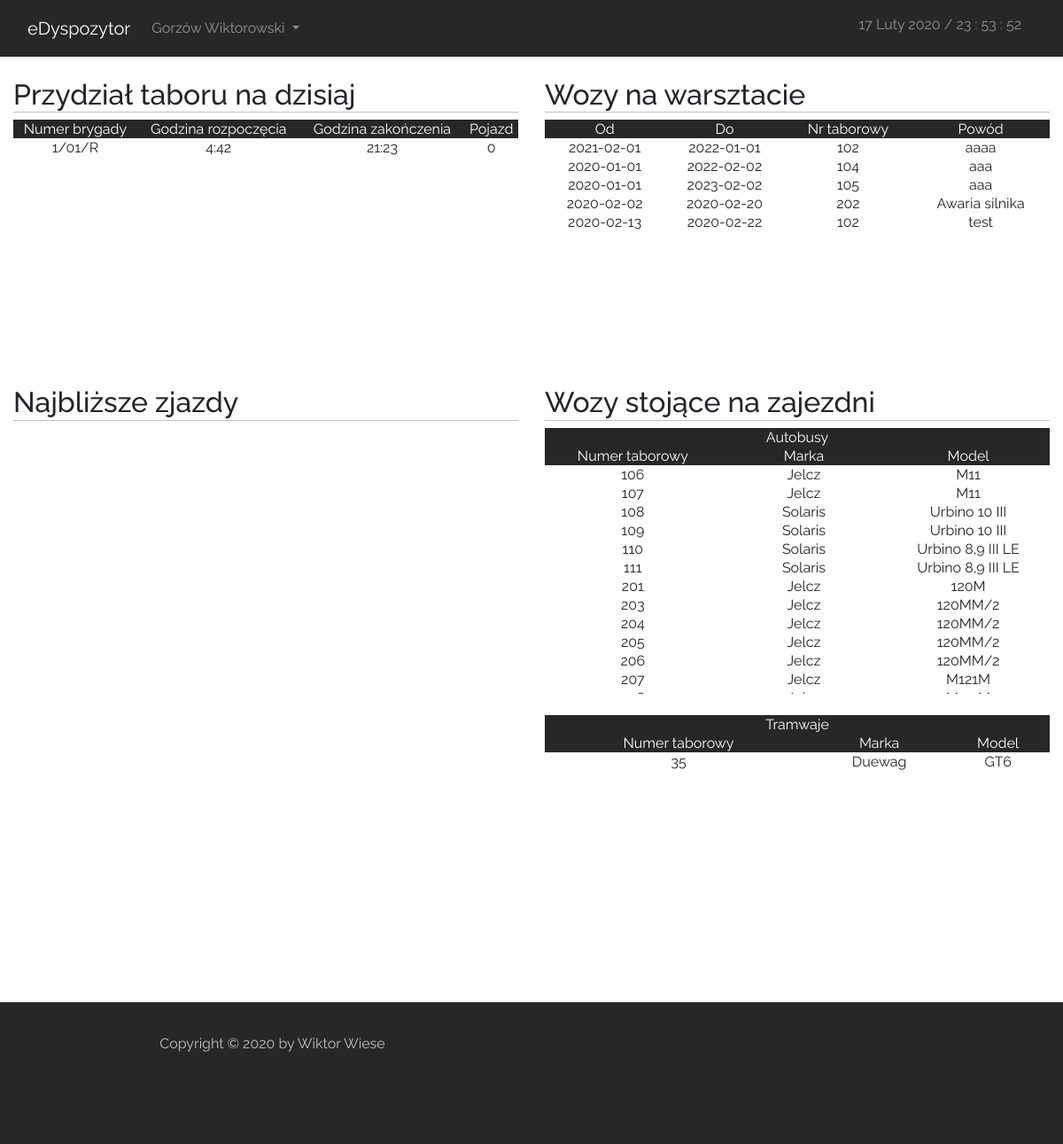
/index_user.php (signed in), run on the app's committed database.
### tables this page shows
CREATE TABLE `timetables_gw` (
  `id` int(11) NOT NULL,
  `nr_zadania` mediumtext NOT NULL,
  `godz_roz` mediumtext NOT NULL,
  `godz_kon` mediumtext NOT NULL,
  `id_przydzial` int(11) NOT NULL,
  `uwagi` mediumtext NOT NULL
);

CREATE TABLE `workshop_gw` (
  `id` int(11) NOT NULL,
  `id_pojazdu` int(11) NOT NULL,
  `pocz_post` date NOT NULL,
  `koniec_post` date NOT NULL,
  `powod` mediumtext NOT NULL
);

CREATE TABLE `vehicles` (
  `id` int(11) NOT NULL,
  `type` enum('tram','bus') DEFAULT 'bus',
  `marka` mediumtext NOT NULL,
  `model` mediumtext NOT NULL,
  `rocznik` year(4) NOT NULL,
  `rok_wprowadzenia` year(4) NOT NULL,
  `uklad_drzwi` mediumtext NOT NULL,
  `klimatyzacja` mediumtext NOT NULL,
  `biletomat` mediumtext NOT NULL,
  `numer_tab` int(11) NOT NULL,
  `id_brygady` int(11) DEFAULT NULL,
  `uwagi` mediumtext NOT NULL,
  `in_workshop` tinyint(1) NOT NULL DEFAULT '0'
);

### index_user.php (called while the page is built)
<?php
    include("./layout/header.php");
    $toInclude = isset($_GET['page']) ? $_GET['page']:"main";
    include("./pages/user/$toInclude.php");
    include("./layout/footer.php");
?>

### scripts/php/main_page/list_of_garage.php (the view)
<?php
    require_once("scripts/php/db_connect.php");
    $connect = new mysqli($host, $db_user, $db_password, $db_name);
    if($_SESSION['access'] == 2)
                {
                    if ($result = @$connect->query("SELECT * from `vehicles` where type='bus' and in_workshop='0' order by `numer_tab`"))
                        {
                            echo "<div class='mess_users'>
                            <table>
                            <tr class='main'>
                                <td colspan='3'>Autobusy</td>
                            </tr>
                            <tr class='main'>
                                <td>Numer taborowy</td>
                                <td>Marka</td>
                                <td>Model</td>
                            </tr>";
                            $users = $result->num_rows;
                            if($users>0)
                            {
                                while($row = $result->fetch_array())
                                {
                                    echo "<tr>
                                        <td>".$row['numer_tab']."</td>
                                        <td>".$row['marka']."</td>
                                        <td>".$row['model']."</td>
                                    </tr>";
                                }
                            }
                            echo "</table></div><br/>";
                        }
                        if ($result = @$connect->query("SELECT * from `vehicles` where type='tram' and in_workshop='0' order by `numer_tab`"))
                        {
                            echo "<div class='mess_users'>
                            <table>
                            <tr class='main'>
                                <td colspan='3'>Tramwaje</td>
                            </tr>
                            <tr class='main'>
                                <td>Numer taborowy</td>
                                <td>Marka</td>
                                <td>Model</td>
                            </tr>";
                            $users = $result->num_rows;
                            if($users>0)
                            {
                                while($row = $result->fetch_array())
                                {
                                    echo "<tr>
                                        <td>".$row['numer_tab']."</td>
                                        <td>".$row['marka']."</td>
                                        <td>".$row['model']."</td>
                                    </tr>";
                                }
                            }
                            echo "</table></div><br/>";
                        }
                }
?>

### layout/header.php (shortened to what this page needs)
<html>
    <head>
        <link rel="stylesheet" type="text/css" href="./styles/style_main.css">
        <link rel="stylesheet" type="text/css" href="./styles/style_pages.css">
        <link rel="stylesheet" type="text/css" href="./styles/bootstrap/bootstrap.min.css">
    </head>
    <body>
        <header>
            <div class="col-sm-12">
                <nav class="navbar navbar-expand navbar-dark">
                    <a class="navbar-brand" href="<?php
                        if($_SESSION['access']=="1")
                        {
                            echo "index_admin.php";
                        }
                        if($_SESSION['access'] == "2")
                        {
                            echo "index_user.php";
                        }
                    ?>">eDyspozytor</a>
                    <div class="collapse navbar-collapse">
                        <ul class="navbar-nav mr-auto">
                            <li class="nav-item dropdown">
                                <a class="nav-link dropdown-toggle" data-toggle="dropdown" role="button" aria-haspopup="true" aria-expanded="false" href="#">
                                <?php
                                    require_once('./scripts/php/header.php');
                                ?>
                                <span class="caret"></span></a>
                            </li>
                        </ul>
                    </div>
                    <span class="navbar text">
					    <label id="label-time"></label>
                    </span>
                </nav>
            </div>
        </header>

### scripts/php/header.php (shortened to what this page needs)
<?php
    if($_SESSION['access'] == '2')
    {
        echo "Gorzów Wiktorowski";
    }
?>

### pages/user/main.php
<main>
    <div class="container-fluid"></br>
        <div class="row">
            <div class="col-md-6">
                <H2 class="headline">Przydział taboru na dzisiaj</H2>
                <?php
                    include_once("./scripts/php/main_page/list_of_lines.php");
                ?>
            </div>
            <div class="col-md-6">
                <H2 class="headline">Wozy na warsztacie</H2>
                <?php
                    include_once("./scripts/php/main_page/list_of_workshop.php");
                ?>
            </div>
            <div class="col-md-6">
                <H2 class="headline">Najbliższe zjazdy</H2>
            </div>
            <div class="col-md-6">
                <H2 class="headline">Wozy stojące na zajezdni</H2>
                <?php
                    include_once("./scripts/php/main_page/list_of_garage.php");
                ?>
            </div>
        </div>
    </div>
</main>

### scripts/php/main_page/list_of_lines.php
<?php
    require_once("scripts/php/db_connect.php");
    $connect = new mysqli($host, $db_user, $db_password, $db_name);
    if($_SESSION['access'] == 2)
                {
                    if ($result = @$connect->query("SELECT * FROM `timetables_gw` ORDER BY `nr_zadania`"))
                        {
                            echo "<div class='mess_users'>
                            <table>
                            <tr class='main'>
                                <td>Numer brygady</td>
                                <td>Godzina rozpoczęcia</td>
                                <td>Godzina zakończenia</td>
                                <td>Pojazd</td>
                            </tr>";
                            $users = $result->num_rows;
                            if($users>0)
                            {
                                while($row = $result->fetch_array())
                                {
                                    echo "<tr>
                                        <td>".$row['nr_zadania']."</td>
                                        <td>".$row['godz_roz']."</td>
                                        <td>".$row['godz_kon']."</td>
                                        <td>".$row['id_przydzial']."</td>
                                    </tr>";
                                }
                            }
                            echo "</table><br/></div>";
                        }
                }
?>

### scripts/php/main_page/list_of_workshop.php
<?php
    require_once("scripts/php/db_connect.php");
    $connect = new mysqli($host, $db_user, $db_password, $db_name);
    $date = Date("Y-m-d");
    if($_SESSION['access'] == 2)
                {
                    if ($result = @$connect->query("SELECT * from `workshop_gw` INNER JOIN `vehicles` on `vehicles`.`id` = `workshop_gw`.`id_pojazdu` WHERE `koniec_post`>=$date or `pocz_post`<=$date"))
                        {
                            echo "<div class='mess_users'>
                            <table>
                            <tr class='main'>
                                <td>Od</td>
                                <td>Do</td>
                                <td>Nr taborowy</td>
                                <td>Powód</td>
                            </tr>";
                            $users = $result->num_rows;
                            if($users>0)
                            {
                                while($row = $result->fetch_array())
                                {
                                    echo "<tr>
                                        <td>".$row['pocz_post']."</td>
                                        <td>".$row['koniec_post']."</td>
                                        <td>".$row['numer_tab']."</td>
                                        <td>".$row['powod']."</td>
                                    </tr>";
                                }
                            }
                            echo "</table><br/></div>";
                        }
                }
?>

### layout/footer.php
<footer class="footer-distributed">
    <div class="container-fluid">
        <div class="footer__left col-md-6 col-sm-12">
            <p>Copyright &copy 2020 by <a href="http://wiktorwiese.000webhostapp.com/">Wiktor Wiese</a></p>
        </div>
        <div class="footer__right col-md-6 col-sm-12">
        </div>
    </div>
</footer>

### styles/style_main.css (style rules this page uses)
body { font-family: 'Raleway', sans-serif !important; }
header { width: 100%; }
.headline { border-bottom: 1px solid silver; }

### styles/style_pages.css (style rules this page uses)
header, footer { background: #272727; }
.text { color: rgba(255,255,255,.5)!important; }
footer { height: 20%; color: silver; }
.footer__left { width: 50%; height: auto; float: left; padding-top: 3%; text-align: center; }
footer .col-sm-12 { height: 25%; }
.footer__left a { text-decoration: none; color: silver; }
.footer__right { width: 50%; height: auto; float: right; text-align: center; padding-top: 2%; font-size: 30px; text-decoration: none; }
table, tr, td { text-align: center; width: inherit; }
table .main { color: white !important; background: #272727 !important; }
.mess_users { width: 100%; height: 300px; overflow-y: scroll; }

### data on the page
timetables_gw: nr_zadania "1/01/R", godz_roz "4:42", godz_kon "21:23", id_przydzial "0"
workshop_gw: pocz_post "2021-02-01", koniec_post "2022-01-01", id_pojazdu.numer_tab "102", powod "aaaa"
workshop_gw: pocz_post "2020-01-01", koniec_post "2022-02-02", id_pojazdu.numer_tab "104", powod "aaa"
workshop_gw: pocz_post "2020-01-01", koniec_post "2023-02-02", id_pojazdu.numer_tab "105", powod "aaa"
workshop_gw: pocz_post "2020-02-02", koniec_post "2020-02-20", id_pojazdu.numer_tab "202", powod "Awaria silnika"
workshop_gw: pocz_post "2020-02-13", koniec_post "2020-02-22", id_pojazdu.numer_tab "102", powod "test"
vehicles: numer_tab "106", marka "Jelcz", model "M11"
vehicles: numer_tab "107", marka "Jelcz", model "M11"
vehicles: numer_tab "108", marka "Solaris", model "Urbino 10 III"
vehicles: numer_tab "109", marka "Solaris", model "Urbino 10 III"
vehicles: numer_tab "110", marka "Solaris", model "Urbino 8,9 III LE"
vehicles: numer_tab "111", marka "Solaris", model "Urbino 8,9 III LE"
vehicles: numer_tab "201", marka "Jelcz", model "120M"
vehicles: numer_tab "203", marka "Jelcz", model "120MM/2"
vehicles: numer_tab "204", marka "Jelcz", model "120MM/2"
vehicles: numer_tab "205", marka "Jelcz", model "120MM/2"
vehicles: numer_tab "206", marka "Jelcz", model "120MM/2"
vehicles: numer_tab "207", marka "Jelcz", model "M121M"
vehicles: numer_tab "35", marka "Duewag", model "GT6"
